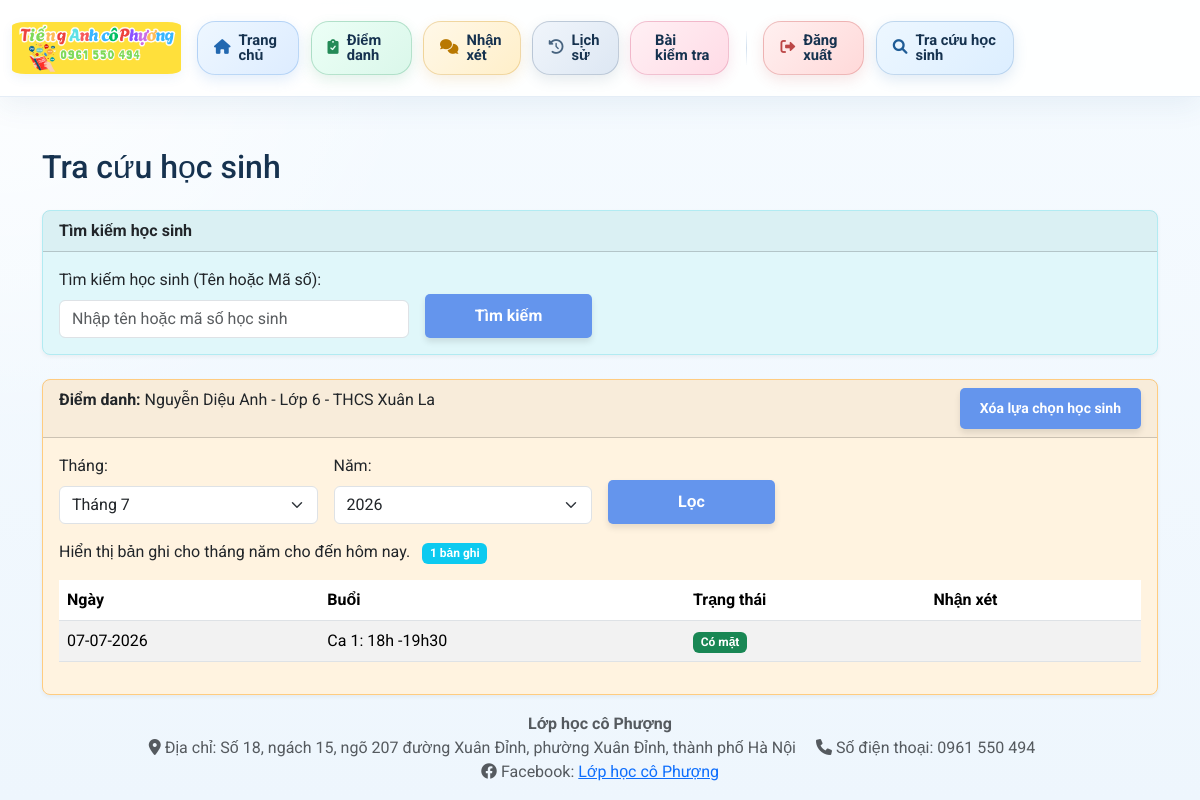
Page /student_lookup?selected_student_id=1&month_filter=&year_filter= (signed in) on the committed database.
### models.py (models this page shows)
class Attendance(db.Model):
    __tablename__ = 'attendance'
    __bind_key__ = 'attendance' # This model uses the 'attendance' database
    id = db.Column(db.Integer, primary_key=True)
    student_id = db.Column(db.Integer, nullable=False) # This is NOT a ForeignKey to db_students.Student.id
    date = db.Column(db.Date, nullable=False)
    time_slot = db.Column(db.String(50), nullable=False)
    status = db.Column(db.String(20), nullable=False) # e.g., 'present', 'absent', 'late'
    created_at = db.Column(db.DateTime, default=datetime.utcnow)
    created_by = db.Column(db.Integer, db.ForeignKey('user.id'), nullable=False)
    created_by_user = db.relationship('User', foreign_keys=[created_by], backref='attendance_created')
    updated_at = db.Column(db.DateTime, onupdate=datetime.utcnow)
    update_by = db.Column(db.Integer, db.ForeignKey('user.id'), nullable=True)
    update_by_user = db.relationship('User', foreign_keys=[update_by], backref='attendance_updated')
    comment = db.Column(db.Text, nullable=True)

### app.py (the view, shortened to what this page needs)
@app.route('/student_lookup', methods=['GET'])
def student_lookup():
    search_query = request.args.get('search_query')
    selected_student_id = request.args.get('selected_student_id', type=int)
    current_month = datetime.now().month
    current_year = datetime.now().year
    month_filter = request.args.get('month_filter', type=int, default=current_month)
    year_filter = request.args.get('year_filter', type=int, default=current_year)
    student_search_results = []
    selected_student = None
    attendance_records_for_display = [] # Use a different name to avoid confusion with raw records
    if selected_student_id:
        selected_student = db.session.query(Student).get(selected_student_id)
        if selected_student:
            first_day_of_month = date(year_filter, month_filter, 1)
            next_month = first_day_of_month.replace(day=28) + timedelta(days=4)
            last_day_of_month = next_month - timedelta(days=next_month.day)
            raw_attendance_records = db.session.query(Attendance).filter(
                Attendance.student_id == selected_student.id,
                Attendance.date >= first_day_of_month,
                Attendance.date <= last_day_of_month
            ).order_by(Attendance.date.desc(), Attendance.time_slot).all()
            user_ids = list(set([record.created_by for record in raw_attendance_records]))
            users_map = {u.id: u for u in db.session.query(User).filter(User.id.in_(user_ids)).all()}
            for record in raw_attendance_records:
                record_dict = record.__dict__.copy()
                record_dict['recorder_obj'] = users_map.get(record.created_by)
                record_dict['make_up_class_note'] = ''
                if record.status == 'present':
                    day_map = {1:2, 2:3, 3:4, 4:5, 5:6, 6:7, 7:None} # Monday is 1 in isoweekday, but 2 in Schedule.day_of_week
                    iso_day = record.date.isoweekday()
                    day_of_week_for_schedule = day_map.get(iso_day)
                    if day_of_week_for_schedule:
                        scheduled = db.session.query(Schedule).filter(
                            Schedule.student_id == record.student_id,
                            Schedule.day_of_week == day_of_week_for_schedule,
                            Schedule.time_slot == record.time_slot
                        ).first()
                        if not scheduled:
                            record_dict['make_up_class_note'] = 'học bù'
                attendance_records_for_display.append(record_dict)
    months = [
        {'name': 'Tháng 1', 'value': 1}, {'name': 'Tháng 2', 'value': 2}, {'name': 'Tháng 3', 'value': 3},
        {'name': 'Tháng 4', 'value': 4}, {'name': 'Tháng 5', 'value': 5}, {'name': 'Tháng 6', 'value': 6},
        {'name': 'Tháng 7', 'value': 7}, {'name': 'Tháng 8', 'value': 8}, {'name': 'Tháng 9', 'value': 9},
        {'name': 'Tháng 10', 'value': 10}, {'name': 'Tháng 11', 'value': 11}, {'name': 'Tháng 12', 'value': 12}
    ]
    years = list(range(datetime.now().year - 5, datetime.now().year + 2)) # Current year +/- 5 years
    search_results_count = len(student_search_results)
    attendance_records_count = len(attendance_records_for_display)
    return render_template('student_lookup.html',
                           search_query=search_query,
                           student_search_results=student_search_results,
                           search_results_count=search_results_count,
                           selected_student=selected_student,
                           attendance_records=attendance_records_for_display,
                           attendance_records_count=attendance_records_count,
                           datetime=datetime,
                           months=months,
                           years=years,
                           current_month=month_filter,
                           current_year=year_filter)

### app.py (called while the page is built)
@login_manager.user_loader
def load_user(user_id):
    return db.session.get(User, int(user_id))

### templates/student_lookup.html (shortened to what this page needs)
{% extends "base.html" %}
{% block content %}
<div class="student-lookup-container mt-4">
    <h2 class="mb-4">Tra cứu học sinh</h2>
    <div class="card mb-4 card-light-cyan">
        <div class="card-header"><strong>Tìm kiếm học sinh</strong></div>
        <div class="card-body">
            <form method="GET" action="{{ url_for('student_lookup') }}" class="row g-3 align-items-end">
                <div class="col-md-4">
                    <label for="search_query" class="form-label">Tìm kiếm học sinh (Tên hoặc Mã số):</label>
                    <input type="text" id="search_query" name="search_query" value="{{ search_query or '' }}" placeholder="Nhập tên hoặc mã số học sinh" class="form-control">
                </div>
                <div class="col-md-2 d-flex align-items-end">
                    <button type="submit" class="btn btn-custom w-100">Tìm kiếm</button>
                </div>
            </form>
        </div>
    </div>
    {% if selected_student %}
    <div class="card mt-4 card-light-blue">
        <div class="card-header">
            <p class="card-text"><strong>Điểm danh:</strong> {{ selected_student.name }} - {{ selected_student.grade }} - {{ selected_student.school }}
            <a href="{{ url_for('student_lookup') }}" class="btn btn-custom btn-sm float-end ms-2">Xóa lựa chọn học sinh</a>
        </div>
        <div class="card-body">
            <form method="GET" action="{{ url_for('student_lookup') }}" class="row g-3 align-items-end mb-3">
                <div class="col-md-3">
                    <label for="month_filter_selected" class="form-label">Tháng:</label>
                    <select id="month_filter_selected" name="month_filter" class="form-select">
                        {% for m in months %}
                            <option value="{{ m.value }}" {% if m.value == current_month %}selected{% endif %}>{{ m.name }}</option>
                        {% endfor %}
                    </select>
                </div>
                <div class="col-md-3">
                    <label for="year_filter_selected" class="form-label">Năm:</label>
                    <select id="year_filter_selected" name="year_filter" class="form-select">
                        {% for y in years %}
                            <option value="{{ y }}" {% if y == current_year %}selected{% endif %}>{{ y }}</option>
                        {% endfor %}
                    </select>
                </div>
                <div class="col-md-2 d-flex align-items-end">
                    <button type="submit" class="btn btn-custom w-100">Lọc</button>
                </div>
            </form>
            <p class="card-text">Hiển thị bản ghi cho tháng {{ month_filter }} năm {{ year_filter }} cho đến hôm nay. <span class="badge bg-info ms-2">{{ attendance_records_count }} bản ghi</span></p>
            {% if attendance_records %}
            <div class="table-responsive">
                <table class="table table-striped table-hover">
                    <thead>
                        <tr>
                            <th>Ngày</th>
                            <th>Buổi</th>
                            <th>Trạng thái</th>
                            <th>Nhận xét</th>
                        </tr>
                    </thead>
                    <tbody>
                        {% for record in attendance_records %}
                        <tr>
                            <td>{{ record.date.strftime('%d-%m-%Y') }}</td>
                            <td>{{ record.time_slot }}</td>
                            <td>
                                {% if record.status == 'present' %}
                                    <span class="badge bg-success">Có mặt</span>
                                {% elif record.status == 'absent' %}
                                    <span class="badge bg-danger">Vắng mặt</span>
                                {% elif record.status == 'Chưa điểm danh' %}
                                    <span class="badge bg-warning">Chưa điểm danh</span>
                                {% else %}
                                    {{ record.status }}
                                {% endif %}
                            </td>
                            <td>{{ record.comment if record.comment else '' }}</td>
                        </tr>
                        {% endfor %}
                    </tbody>
                </table>
            </div>
            {% else %}
            <p class="alert alert-info">Không tìm thấy bản ghi điểm danh nào cho {{ selected_student.name }} trong tháng này.</p>
            {% endif %}
        </div>
    </div>
    {% endif %}
</div>
{% endblock %}

### static/css/style.css (style rules this page uses)
:root { --app-sky-1: #e9f5ff; --app-sky-2: #cfe7ff; --app-sky-3: #7bb6f5; --app-blue: #2f6fb2; --app-blue-dark: #1f4f82; --app-ink: #16324f; --app-border: rgba(47, 111, 178, 0.14); --app-shadow: 0 10px 30px rgba(32, 76, 123, 0.12); }
body { padding-top: 92px; font-family: 'Roboto', sans-serif; background: radial-gradient(circle at top left, rgba(255, 255, 255, 0.9), transparent 30%), linear-gradient(180deg, #f6fbff 0%, #eef6fd 100%); color: var(--app-ink); }
.btn-custom { background-color: #6495ed; color: white; border: none; border-radius: 5px; padding: 10px 20px; font-family: 'Roboto', sans-serif; font-weight: 700; box-shadow: 0 4px 6px rgba(0, 0, 0, 0.1); transition: all 0.3s ease; }
.card-light-blue { background-color: #fff3e0; border: 1px solid #ffcc80; border-radius: 8px; box-shadow: 0 2px 4px rgba(0, 0, 0, 0.05); }
.card-light-cyan { background-color: #e0f7fa; border: 1px solid #b2ebf2; border-radius: 8px; box-shadow: 0 2px 4px rgba(0, 0, 0, 0.05); }

### rows in the picture
Attendance: date "07-07-2026", time_slot "Ca 1: 18h -19h30", status "Có mặt"

### other values in the picture
{{ selected_student.name }} "Nguyễn Diệu Anh"
{{ selected_student.grade }} "Lớp 6"
{{ selected_student.school }} "THCS Xuân La"
{{ attendance_records_count }} "1"
form field month_filter "Tháng 7"
form field year_filter "2026"
